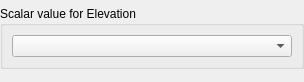
<?xml version="1.0" encoding="UTF-8"?>
<ui version="4.0">
 <class>GridBirdEyeWindowGridShapeDataItem_SettingEditWidget</class>
 <widget class="QWidget" name="GridBirdEyeWindowGridShapeDataItem_SettingEditWidget">
  <property name="geometry">
   <rect>
    <x>0</x>
    <y>0</y>
    <width>304</width>
    <height>82</height>
   </rect>
  </property>
  <property name="windowTitle">
   <string>Form</string>
  </property>
  <layout class="QVBoxLayout" name="verticalLayout">
   <property name="leftMargin">
    <number>0</number>
   </property>
   <property name="topMargin">
    <number>0</number>
   </property>
   <property name="rightMargin">
    <number>0</number>
   </property>
   <property name="bottomMargin">
    <number>0</number>
   </property>
   <item>
    <widget class="GridShapeSettingEditWidget" name="shapeEditWidget" native="true"/>
   </item>
   <item>
    <widget class="QGroupBox" name="elevationGroupBox">
     <property name="title">
      <string>Scalar value for Elevation</string>
     </property>
     <layout class="QHBoxLayout" name="horizontalLayout">
      <item>
       <widget class="QComboBox" name="elevationComboBox"/>
      </item>
     </layout>
    </widget>
   </item>
   <item>
    <spacer name="verticalSpacer">
     <property name="orientation">
      <enum>Qt::Vertical</enum>
     </property>
     <property name="sizeHint" stdset="0">
      <size>
       <width>20</width>
       <height>5</height>
      </size>
     </property>
    </spacer>
   </item>
  </layout>
 </widget>
 <customwidgets>
  <customwidget>
   <class>GridShapeSettingEditWidget</class>
   <extends>QWidget</extends>
   <header>guibase/gridshape/gridshapesettingeditwidget.h</header>
   <container>1</container>
  </customwidget>
 </customwidgets>
 <resources/>
 <connections/>
</ui>
